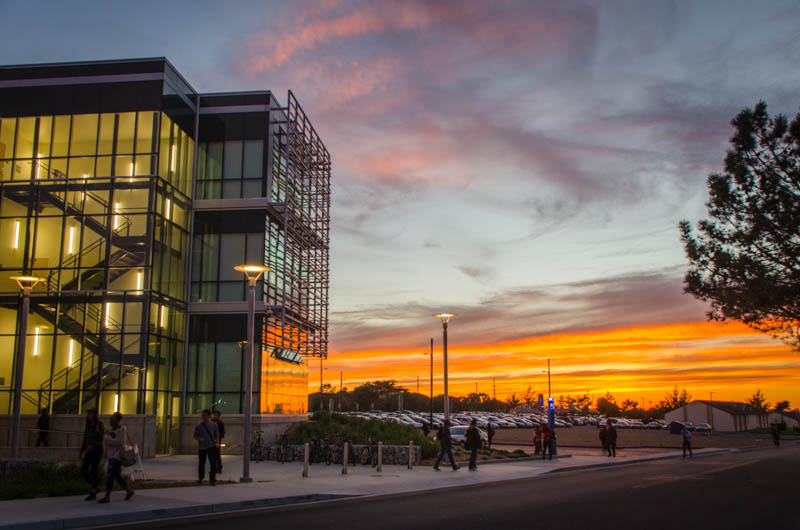
#> input picture images/1.png, 800 x 530 px, found by its file name
$ python project1.py
#> lines starting #> are read from the running program, lines starting #| are printed output that depends on the picture
from PIL import Image, ImageFilter
#Read image
im = Image.open( '1.png' )   #you want "images/1.png" it's a folder away..
#> im is the input picture: PIL image 800x530 RGB; mean R, G, B 114, 97.8, 83.4
#Display image
im.show()                   #im.show() doesn't work because of the cloud.

#Applying a filter to the image
im_sharp = im.filter( ImageFilter.SHARPEN )
#Saving the filtered image to a new file
im_sharp.save( 'image_sharpened.png', 'png' )

#Splitting the image into its respective bands, i.e. Red, Green,
#and Blue for RGB
r,g,b = im_sharp.split()
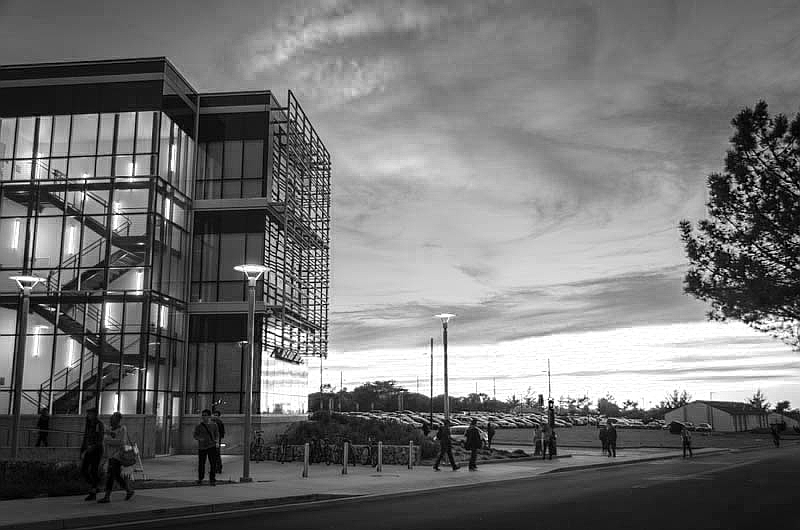
#> r: PIL image 800x530 L; min 0, max 255, mean 114
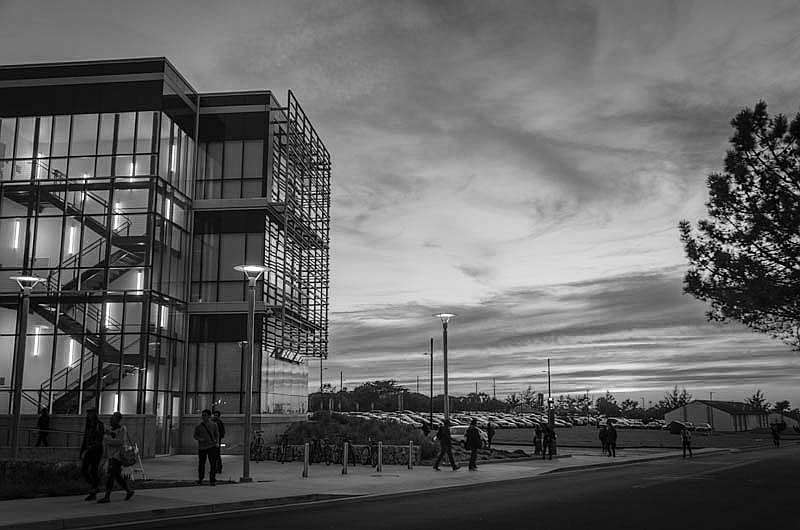
#> g: PIL image 800x530 L; min 0, max 255, mean 98
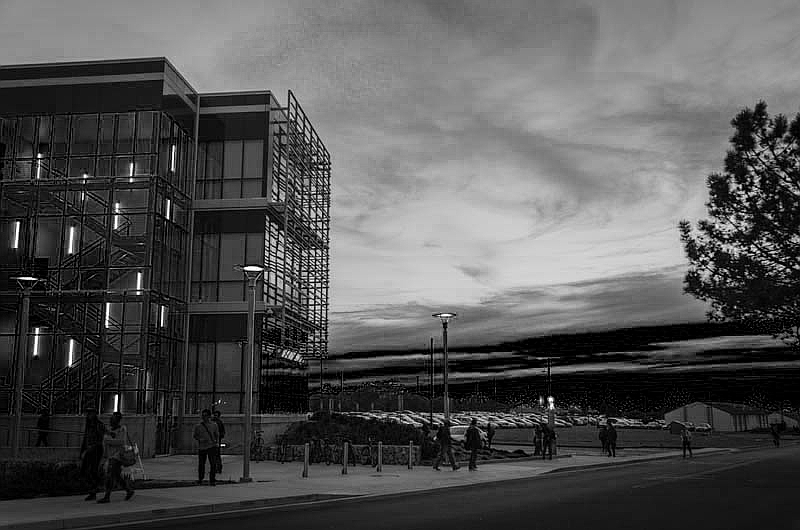
#> b: PIL image 800x530 L; min 0, max 255, mean 83.8

#Viewing EXIF data embedded in image
exif_data = im._getexif()
exif_data

print("hello Here here")   #comment added ...
